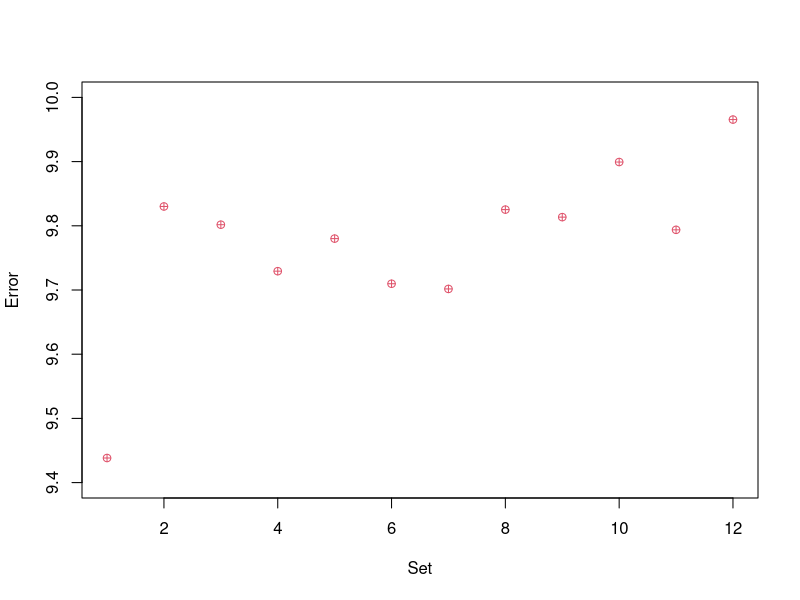

Generate this figure with R:
## ---- chunk 1
#Reference 1https://www.r-bloggers.com/2013/02/pid-control-r/" for the PID design 
## ---- chunk 2
setwd("C:/Book/Chapter4/Examples")
data <-read.csv(file="Ex4.1.csv",head=TRUE,sep=",")
data
plot(data$Set, data$Error, pch = 10, col = 2,xlab="Set",ylab="Error",xlim=c(1,12),ylim=c(9.4,10)) 
## ---- chunk 3
install.packages("stats")
## ---- chunk 4
setwd("C:/Book/Chapter4/Examples")
data <-read.csv(file="Ex4.1.csv",head=TRUE,sep=",")
data
b1=data$Kp;
b2=data$Ti;
b3=data$Td;
b12=data$Kp*data$Ti;
b23=data$Ti*data$Td;
b13=data$Kp*data$Td;
b11=data$Kp^2;
b22=data$Ti^2;
b33=data$Td^2;
qm <-lm(data$Error ~ b1+b2+b3+b12+b23+b13+b11+b22+b33)
summary(qm)
betas<-coefficients(qm)

library(stats)
fun=function(x)
(betas[1]+betas[2]*x[1]+betas[3]*x[2]+betas[4]*x[3]+betas[8]*x[1]^2+betas[9]*x[2]^2+betas[9]*x[3]^2) 
result <- optim(fn=fun, par = c(10,1,0.01), lower=c(9,0.8,0.01), upper=c(10,1.2,0.03), method="L-BFGS-B")
result
